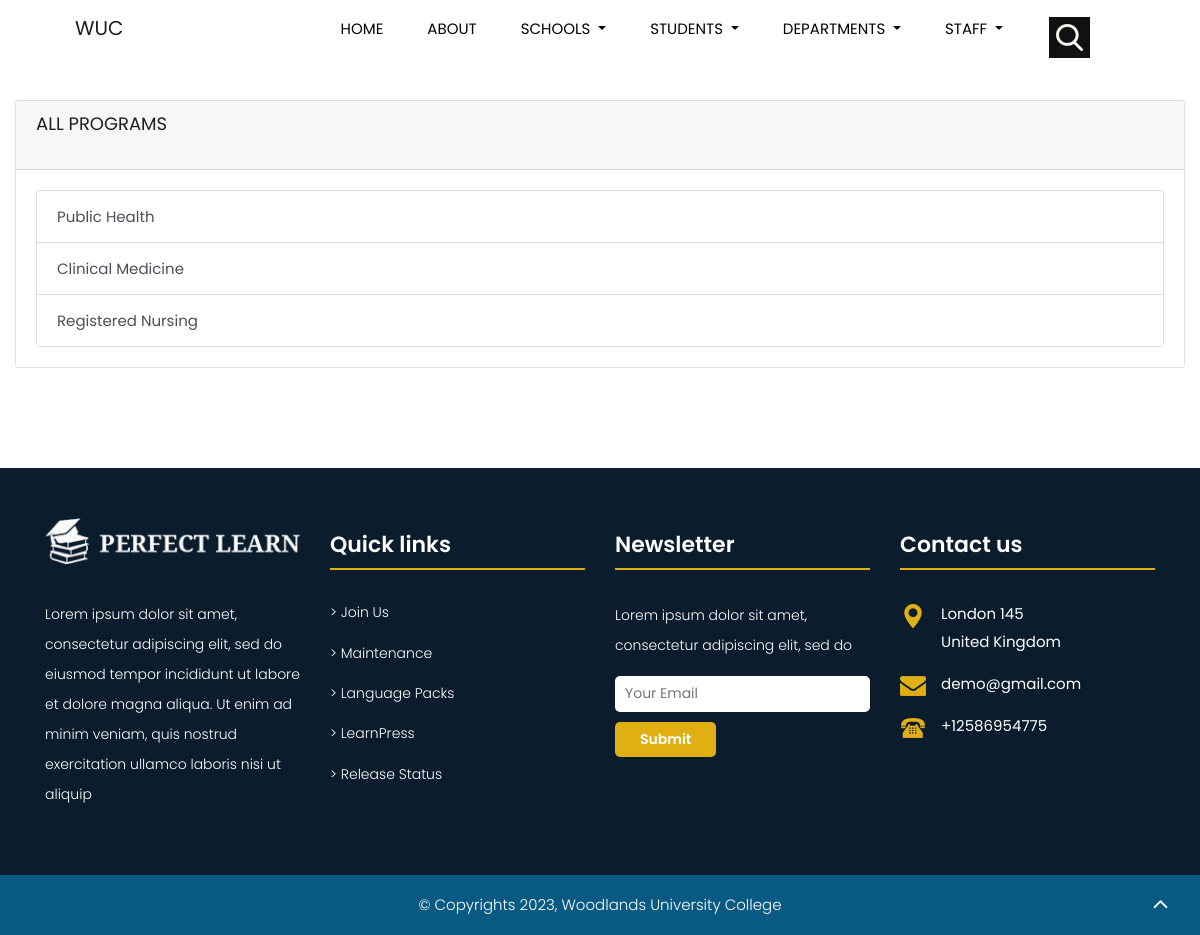
Page /programs/ on the earlier database version.
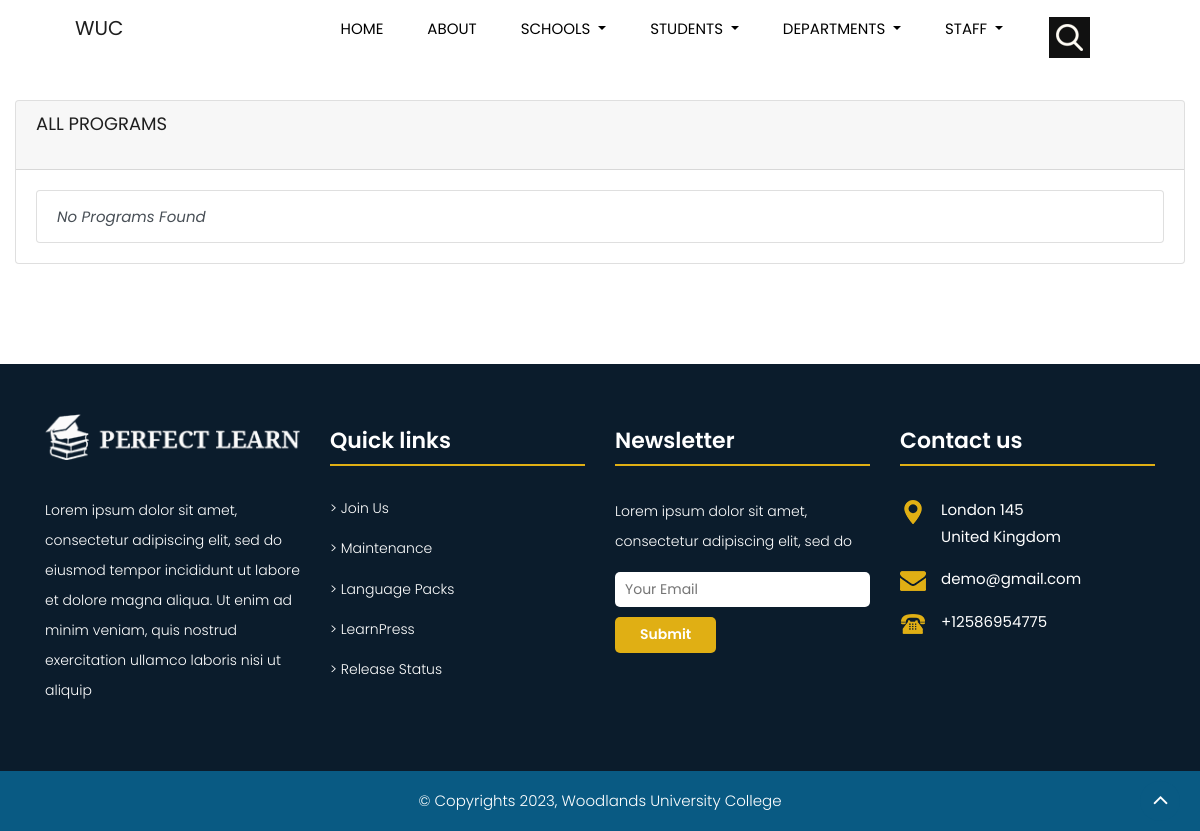
Same page on the later database version.
### schoolapp/models.py (models this page shows, shortened)
class Program(models.Model):
    program_name = models.CharField(max_length=200)
    program_code = models.CharField(null=True, blank=True, max_length=200)
    program_school = models.ForeignKey(School, on_delete=models.CASCADE)
    program_type = models.ForeignKey(ProgramType, blank=True, on_delete=models.CASCADE)
    program_description = models.TextField()
    program_duration = models.CharField('Duration', null=True, blank=True, max_length=200)
    program_coordinator = models.ForeignKey(User, max_length=200, null=True, blank=True, on_delete=models.SET_NULL)

### schoolapp/views.py (the view)
# urls.py: path('programs/', views.programs, name='programs'),
def programs(request):
    departments = Department.objects.all()
    schools = School.objects.all()
    programs = Program.objects.all()
    return render(request, "schoolapp/landingpages/programs_list.html",
                  {
                      'departments': departments,
                      'schools': schools,
                      'programs': programs,
                  })

### schoolapp/templates/schoolapp/landingpages/programs_list.html (shortened to what this page needs)
{% extends 'schoolapp/landingpages/base_landing_pages.html' %}
{% block content %}
    <div style="padding-top: 100px; padding-bottom: 100px;" class="content">
        <div class="container-fluid">
            <div class="card">
                <div class="card-header">
                    <h3 class="card-title">ALL PROGRAMS</h3>
                </div>
                <div class="card-body">
                    <div class="list-group">
                     {% for program in programs %}
                        <a href="{% url 'program_details' program.id %}" class="list-group-item list-group-item-action">{{ program.program_name }}</a>
                        {% empty %}
                            <a href="#" class="list-group-item list-group-item-action"><i>No Programs Found</i></a>
                     {% endfor %}
                    </div>
                </div>
            </div>
        </div>
    </div>
{% endblock %}

### schoolapp/templates/schoolapp/landingpages/base_landing_pages.html (shortened to what this page needs)
{% load static %}
<!DOCTYPE html>
<html lang="en">
<head>
    <link rel="stylesheet" href="https://cdn.datatables.net/1.10.20/css/jquery.dataTables.min.css">
    <link rel="stylesheet" href="https://cdn.datatables.net/buttons/1.6.1/css/buttons.dataTables.min.css">
    <link rel="stylesheet" href="https://maxcdn.bootstrapcdn.com/font-awesome/4.7.0/css/font-awesome.min.css">
    <link href="{% static 'schoolapp/landingpages/css/bootstrap.min.css' %}" rel="stylesheet">
    <link href="{% static 'schoolapp/landingpages/css/pogo-slider.min.css' %}" rel="stylesheet">
    <link href="{% static 'schoolapp/landingpages/css/style.css' %}" rel="stylesheet">
    <link href="{% static 'schoolapp/landingpages/css/custom.css' %}" rel="stylesheet">
    <link href="{% static 'schoolapp/landingpages/css/responsive.css' %}" rel="stylesheet">
    <link rel="stylesheet" type="text/css" href="https://cdn.datatables.net/1.10.20/css/jquery.dataTables.css">
</head>
<body class="grey lighten-3">
<header class="top-header">
    <nav class="navbar header-nav navbar-expand-lg">
        <div class="container-fluid">
            <a class="navbar-brand" href="{% url 'index' %}">
            WUC
            </a>
            <div class="collapse navbar-collapse justify-content-end" id="navbar-wd">
                <ul class="navbar-nav">
                    <li><a class="nav-link active" href="{% url 'index' %}">Home</a></li>
                    <li><a class="nav-link" href="#">About</a></li>
                    <li class="nav-item dropdown">
                        <a class="nav-link dropdown-toggle" href="#" id="navbarDropdown" role="button" data-toggle="dropdown" aria-haspopup="true" aria-expanded="false">
                          Schools
                        </a>
                    </li>
                     <li class="nav-item dropdown">
                        <a class="nav-link dropdown-toggle" href="#" id="navbarDropdown" role="button" data-toggle="dropdown" aria-haspopup="true" aria-expanded="false">
                          Students
                        </a>
                    </li>
                    <li class="nav-item dropdown">
                        <a class="nav-link dropdown-toggle" href="#" id="navbarDropdown" role="button" data-toggle="dropdown" aria-haspopup="true" aria-expanded="false">
                          Departments
                        </a>
                    </li>
                     <li class="nav-item dropdown">
                        <a class="nav-link dropdown-toggle" href="#" id="navbarDropdown" role="button" data-toggle="dropdown" aria-haspopup="true" aria-expanded="false">
                          Staff
                        </a>
                    </li>
                </ul>
            </div>
            <div class="search-box">
                <a class="search-btn">
                    <img src="{% static 'schoolapp/landingpages/images/search_icon.png' %}" alt="#"/>
                </a>
            </div>
        </div>
    </nav>
</header>
<body id="home" data-spy="scroll" data-target="#navbar-wd" data-offset="98">
{% block content %} {% endblock %}
<footer class="footer-box">
    <div class="container">
        <div class="row">
            <div class="col-xs-12 col-sm-6 col-md-6 col-lg-3">
                <div class="footer_blog">
                    <div class="full margin-bottom_30">
                        <img src="{% static 'schoolapp/landingpages/images/footer_logo.png' %}" alt="#"/>
                    </div>
                    <div class="full white_fonts">
                        <p>Lorem ipsum dolor sit amet, consectetur adipiscing elit, sed do eiusmod tempor incididunt ut
                            labore et dolore magna aliqua.
                            Ut enim ad minim veniam, quis nostrud exercitation ullamco laboris nisi ut aliquip </p>
                    </div>
                </div>
            </div>
            <div class="col-xs-12 col-sm-6 col-md-6 col-lg-3">
                <div class="footer_blog footer_menu white_fonts">
                    <h3>Quick links</h3>
                    <ul>
                        <li><a href="#">> Join Us</a></li>
                        <li><a href="#">> Maintenance</a></li>
                        <li><a href="#">> Language Packs</a></li>
                        <li><a href="#">> LearnPress</a></li>
                        <li><a href="#">> Release Status</a></li>
                    </ul>
                </div>
            </div>
            <div class="col-xs-12 col-sm-6 col-md-6 col-lg-3">
                <div class="footer_blog full white_fonts">
                    <h3>Newsletter</h3>
                    <p>Lorem ipsum dolor sit amet, consectetur adipiscing elit, sed do</p>
                    <div class="newsletter_form">
                        <form action="index.html">
                            <input type="email" placeholder="Your Email" name="#" required/>
                            <button>Submit</button>
                        </form>
                    </div>
                </div>
            </div>
            <div class="col-xs-12 col-sm-6 col-md-6 col-lg-3">
                <div class="footer_blog full white_fonts">
                    <h3>Contact us</h3>
                    <ul class="full">
                        <li><img src="{% static 'schoolapp/landingpages/images/i5.png' %}"><span>London 145<br>United Kingdom</span>
                        </li>
                        <li><img src="{% static 'schoolapp/landingpages/images/i6.png' %}"><span>demo@gmail.com</span>
                        </li>
                        <li><img src="{% static 'schoolapp/landingpages/images/i7.png' %}"><span>+12586954775</span>
                        </li>
                    </ul>
                </div>
            </div>
        </div>
    </div>
</footer>
<div class="footer_bottom">
    <div class="container">
        <div class="row">
            <div class="col-12">
                <p class="crp">© Copyrights {% now "Y" %}, Woodlands University College</p>
            </div>
        </div>
    </div>
</div>
<a href="#" id="scroll-to-top" class="hvr-radial-out"><i class="fa fa-angle-up"></i></a>
</body>
</html>

### schoolapp/static/schoolapp/landingpages/css/timeline.css (style rules this page uses)
* { box-sizing: border-box; }

Differences in the rows shown:
removed Program: program_name "Public Health"
removed Program: program_name "Clinical Medicine"
removed Program: program_name "Registered Nursing"
Other differences:
text now shown: "No Programs Found"
